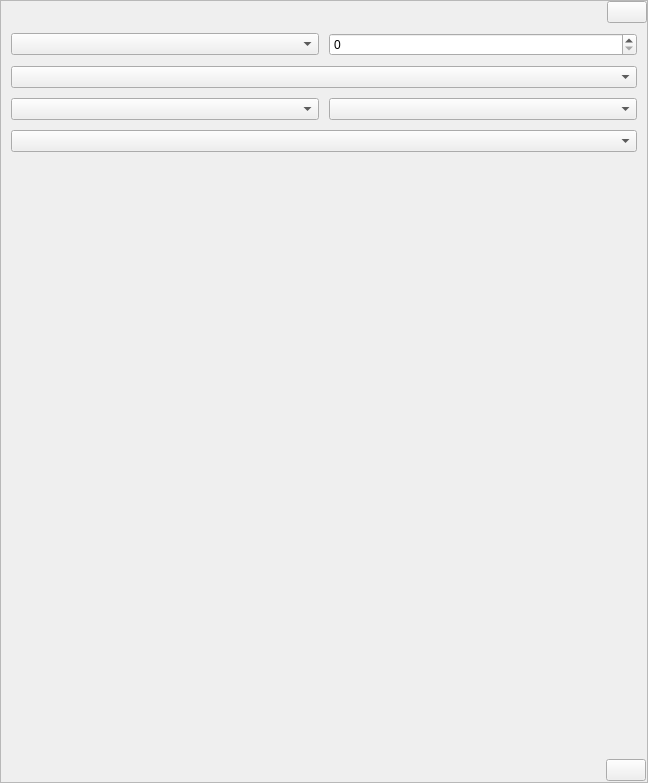
<?xml version="1.0" encoding="UTF-8"?>
<ui version="4.0">
 <class>FormDlg</class>
 <widget class="QWidget" name="FormDlg">
  <property name="geometry">
   <rect>
    <x>0</x>
    <y>0</y>
    <width>648</width>
    <height>783</height>
   </rect>
  </property>
  <layout class="QGridLayout" name="glay_main">
   <property name="leftMargin">
    <number>0</number>
   </property>
   <property name="topMargin">
    <number>0</number>
   </property>
   <property name="rightMargin">
    <number>0</number>
   </property>
   <property name="bottomMargin">
    <number>0</number>
   </property>
   <property name="spacing">
    <number>0</number>
   </property>
   <item row="1" column="0">
    <widget class="QFrame" name="fr_main">
     <property name="frameShape">
      <enum>QFrame::StyledPanel</enum>
     </property>
     <property name="frameShadow">
      <enum>QFrame::Raised</enum>
     </property>
     <layout class="QVBoxLayout" name="vlay_fr_main">
      <property name="spacing">
       <number>0</number>
      </property>
      <property name="leftMargin">
       <number>0</number>
      </property>
      <property name="topMargin">
       <number>0</number>
      </property>
      <property name="rightMargin">
       <number>0</number>
      </property>
      <property name="bottomMargin">
       <number>0</number>
      </property>
      <item>
       <widget class="QFrame" name="fr_menu_top">
        <layout class="QHBoxLayout" name="hlay_menu_top">
         <property name="spacing">
          <number>0</number>
         </property>
         <property name="leftMargin">
          <number>0</number>
         </property>
         <property name="topMargin">
          <number>0</number>
         </property>
         <property name="rightMargin">
          <number>0</number>
         </property>
         <property name="bottomMargin">
          <number>0</number>
         </property>
         <item>
          <widget class="QLabel" name="lb_mt_ico"/>
         </item>
         <item>
          <spacer name="horizontalSpacer_2">
           <property name="orientation">
            <enum>Qt::Horizontal</enum>
           </property>
           <property name="sizeHint" stdset="0">
            <size>
             <width>40</width>
             <height>20</height>
            </size>
           </property>
          </spacer>
         </item>
         <item>
          <widget class="QLabel" name="lb_mt_nom"/>
         </item>
         <item>
          <spacer name="horizontalSpacer_1">
           <property name="orientation">
            <enum>Qt::Horizontal</enum>
           </property>
           <property name="sizeHint" stdset="0">
            <size>
             <width>40</width>
             <height>20</height>
            </size>
           </property>
          </spacer>
         </item>
         <item>
          <widget class="QPushButton" name="pb_mt_quitter"/>
         </item>
        </layout>
       </widget>
      </item>
      <item>
       <widget class="QFrame" name="fr_body">
        <layout class="QVBoxLayout" name="vlay_msg_body">
         <property name="spacing">
          <number>10</number>
         </property>
         <property name="leftMargin">
          <number>10</number>
         </property>
         <property name="topMargin">
          <number>10</number>
         </property>
         <property name="rightMargin">
          <number>10</number>
         </property>
         <property name="bottomMargin">
          <number>10</number>
         </property>
         <item>
          <layout class="QHBoxLayout" name="horizontalLayout">
           <item>
            <widget class="QComboBox" name="cb_phase"/>
           </item>
           <item>
            <widget class="QSpinBox" name="sb_phase"/>
           </item>
          </layout>
         </item>
         <item>
          <widget class="QComboBox" name="cb_td"/>
         </item>
         <item>
          <layout class="QHBoxLayout" name="horizontalLayout_2">
           <item>
            <widget class="QComboBox" name="cb_nro"/>
           </item>
           <item>
            <widget class="QComboBox" name="cb_pm"/>
           </item>
          </layout>
         </item>
         <item>
          <widget class="QComboBox" name="cb_refcode3"/>
         </item>
         <item>
          <spacer name="verticalSpacer">
           <property name="orientation">
            <enum>Qt::Vertical</enum>
           </property>
           <property name="sizeHint" stdset="0">
            <size>
             <width>20</width>
             <height>40</height>
            </size>
           </property>
          </spacer>
         </item>
        </layout>
       </widget>
      </item>
      <item>
       <widget class="QFrame" name="fr_msg_bottom">
        <layout class="QHBoxLayout" name="hlay_msg_bottom">
         <property name="spacing">
          <number>2</number>
         </property>
         <property name="leftMargin">
          <number>0</number>
         </property>
         <property name="topMargin">
          <number>2</number>
         </property>
         <property name="rightMargin">
          <number>1</number>
         </property>
         <property name="bottomMargin">
          <number>1</number>
         </property>
         <item>
          <spacer name="horizontalSpacer">
           <property name="orientation">
            <enum>Qt::Horizontal</enum>
           </property>
           <property name="sizeHint" stdset="0">
            <size>
             <width>40</width>
             <height>20</height>
            </size>
           </property>
          </spacer>
         </item>
         <item>
          <widget class="QPushButton" name="pb_ok"/>
         </item>
        </layout>
       </widget>
      </item>
     </layout>
    </widget>
   </item>
  </layout>
 </widget>
 <resources/>
 <connections/>
</ui>
